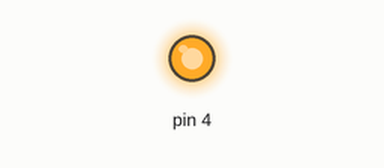
Simulated run of this sketch. Board: Arduino Uno, built with avr-gcc and run on an emulated ATmega328P. Parts: output pins drawn as LEDs (lit = HIGH).

Above: at 0.5 s.
At 6.4 s:
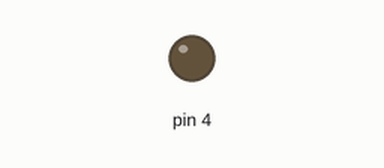
Timing chart, 0 to 12.7 s (numbered marks = the images above):
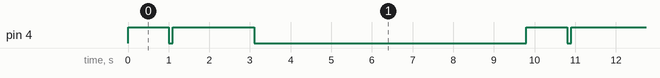

Measured:
- by itself, pin 4: repeats every 9.8 s: LOW 0.10 s, HIGH 2.0 s, LOW 6.7 s, HIGH 1.0 s
- by itself, everything shown: repeats every 9.8 s, in 4 steps

The sketch:

Arduino_ritmo.ino
```cpp
void setup()
{
  pinMode(4, OUTPUT);
}

void loop()
{
  digitalWrite(4, HIGH);
  delay(1000);
  digitalWrite(4, LOW);
  delay(100);
   digitalWrite(4, HIGH);
  delay(1000);
  digitalWrite(4, LOW);
  digitalWrite(4, HIGH);
  delay(1000);
  digitalWrite(4, LOW);
  delay(100);
  delay(1000);
  digitalWrite(4, LOW);
  delay(100);
   digitalWrite(5, HIGH);
  delay(1000);
  digitalWrite(5, LOW);
  delay(100);
     digitalWrite(2, HIGH);
  delay(1000);
  digitalWrite(2, LOW);
  delay(100);
   digitalWrite(5, HIGH);
  delay(1000);
  digitalWrite(5, LOW);
  delay(100);
   digitalWrite(5, HIGH);
  delay(1000);
  digitalWrite(5, LOW);
  delay(100);
  digitalWrite(2, HIGH);
  delay(1000);
  digitalWrite(2, LOW);
  delay(100);

}
```
